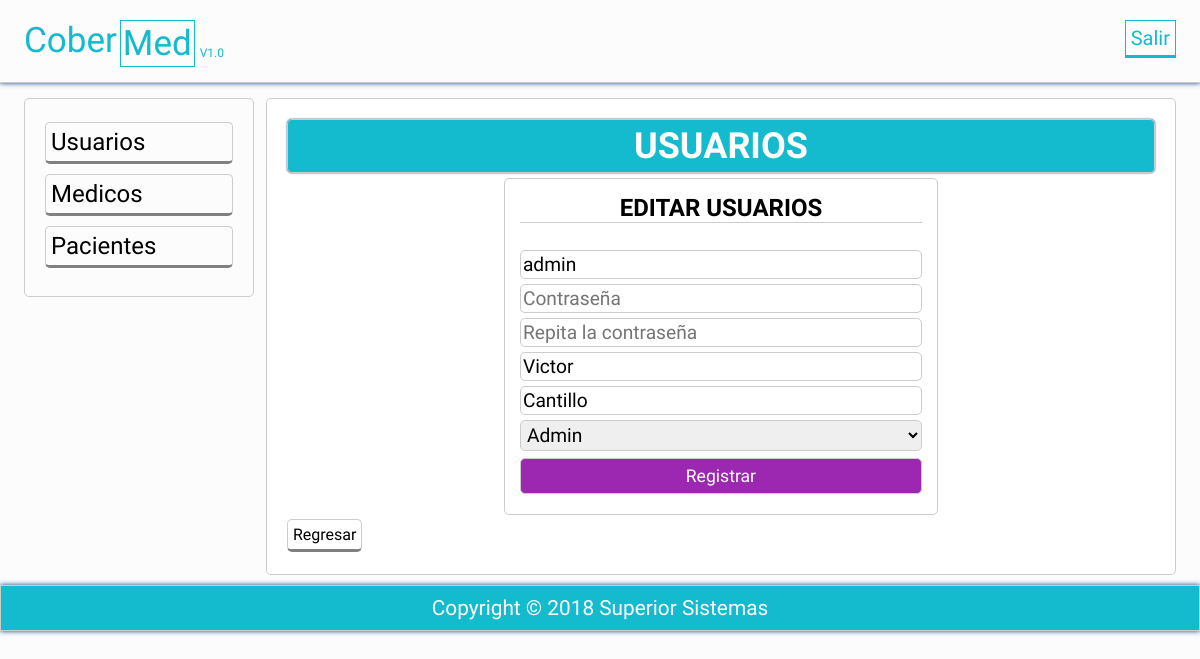
Screenshot of /actualizarusuario.php?id=1 (signed in) with the database file from the repository.
### tables this page shows
CREATE TABLE `usuarios` (
  `id` int(11) NOT NULL AUTO_INCREMENT,
  `usuario` varchar(20) NOT NULL,
  `pass` varchar(200) DEFAULT NULL,
  `nombres` varchar(50) NOT NULL,
  `apellidos` varchar(50) NOT NULL,
  `Roll` varchar(15) NOT NULL,
  PRIMARY KEY (`id`),
  UNIQUE KEY `usuario` (`usuario`)
);

### actualizarusuario.php (called while the page is built, shortened)
<?php session_start();
	require 'funciones.php';
	try{
		$conexion = new PDO('mysql:host=localhost;dbname=centromedico','root','');
	}catch(PDOException $e){
		echo "ERROR: " . $e->getMessge();
		die();
	}
	if($_SERVER['REQUEST_METHOD']=='POST'){
		$id = limpiarDatos($_POST['id']);
		$identificacion = limpiarDatos($_POST['identificacion']);
		$nombres = limpiarDatos($_POST['nombres']);
		$apellidos = limpiarDatos($_POST['apellidos']);
		$correo = limpiarDatos($_POST['correo']);
		$telefono = limpiarDatos($_POST['telefono']);
		$especialidad = limpiarDatos($_POST['especialidad']);
		$statement = $conexion->prepare(
		"UPDATE medicos
        SET medidentificacion = :identificacion,
		mednombres =:nombres,
		medapellidos =:apellidos,
		medEspecialidad =:especialidad,
		medtelefono =:telefono,
		medcorreo =:correo
		WHERE idMedico = :id");
		$statement ->execute(array(
        ':identificacion'=>$identificacion,
		':nombres'=>$nombres,
		':apellidos'=>$apellidos,
		':especialidad'=>$especialidad,
		':telefono'=>$telefono,
		':correo'=>$correo,
        ':id'=> $id
        ));
        header('Location: usuarios.php');
	}else{
		$id_usuario = id_numeros($_GET['id']);
		$user = obtenerUser_id($conexion,$id_usuario);
		$user =$user[0];
	}
	require 'vista/actualizarusuario.php';
?>

### funciones.php (called while the page is built, shortened)
<?php
	function limpiarDatos($datos){
		$datos = trim($datos);
		$datos = stripslashes($datos);
		$datos = htmlspecialchars($datos);
		return $datos;
	}
	function id_numeros($id){
		return (int)limpiarDatos($id);
	}
    function obtenerUser_id($conexion,$id){
        $resultado = $conexion->query("SELECT * FROM usuarios WHERE id = $id LIMIT 1");
		$resultado = $resultado->fetchall();
		return ($resultado) ? $resultado : false;
    }
?>

### vista/actualizarusuario.php (the view, shortened to what this page needs)
<?php include 'plantillas/header.php'; ?>
	<section class="main">
		<div class="wrapp">
			<?php include 'plantillas/nav.php'; ?>
				<article>
					<div class="mensaje">
						<h2>USUARIOS</h2>
					</div>
					<form action="<?php echo htmlspecialchars($_SERVER['PHP_SELF']) ?>" method="post">
                        <h2>EDITAR USUARIOS</h2><br/>
                        <input type="text" name="usuario" placeholder="Usuario" value="<?php echo $user['usuario'];?>" autofocus/>
                        <input type="text" name="password" placeholder="Contraseña"/>
                        <input type="text" name="password2" placeholder="Repita la contraseña"/>
                        <input type="text" name="nombres" placeholder="Nombres" value="<?php echo $user['nombres'];?>"/>
                        <input type="text" name="apellidos" placeholder="Apellidos" value="<?php echo $user['apellidos'];?>"/>
                        <select name="roll">
                            <option value="admin">Admin</option>
                        </select>
                        <input type="submit" value="Registrar" />
                     </form>
                    <a class="btn-regresar" href="usuarios.php">Regresar</a>
				</article>
	</section>
<?php include 'plantillas/footer.php'; ?>
</body>
</html>
</html>

### css/estilos.css (style rules this page uses)
* { -webkit-box-sizing: border-box; -moz-box-sizing: border-box; box-sizing: border-box; margin:0px; padding:0px; font-family: 'Antic', sans-serif; }
body { background: rgba(0,0,0,.01); color:#000; }
.wrapp { padding: 0% 2%; width:100%; margin:auto; overflow: hidden; }
.mensaje { background: #14BACE; padding:5px; color:#fff; border-radius:5px; text-align: center; font-size: 1.5em; margin-bottom: 5px; box-shadow: 0 0px 2px #013D82 !important; }
article a { display:block; font-weight: normal; }
article .btn-regresar { display:inline-block; border: 1px solid #ccc; border-bottom: 3px solid gray; color:black; font-weight: normal; }
article { margin: 10px 0px; margin-left:1%; float: left; width: 79%; padding:20px; background: rgb(255, 255, 255); border-radius:5px; }
article,aside, .mensaje { border:1px solid #ccc; }
form h2 { font-color: #000; }
form { max-width: 50%; margin: 2px auto; border:1px solid #ccc; padding: 15px; text-align: left; border-radius:5px; }
form input, form textarea, form select { border: 0; outline: 0; padding: 2px; -moz-border-radius: 5px; -webkit-border-radius: 5px; border-radius: 5px; width: 100%; border:1px solid #ccc; margin-bottom: 5px; font-size: 1.2em; }
form [type="submit"] { cursor: pointer; position: relative; display: inline-block; margin-top: 2px; padding: 0.40em 1.5em; background: #9C27B0; text-decoration: none; font-size: 1.1em; color: #FFF; width: 100%; text-align: center; }
.wrapp form h2 { margin-bottom: 8px; text-align: center; border-bottom:1px solid #ccc; }
article a { margin: 2px 0px; display:inline-block; padding: 5px; color: white; border-radius:5px; cursor:pointer; border-bottom: 3px solid rgba(0, 0, 0,.5); width:auto; text-decoration:none; text-align:center; position: relative; }
footer li,a { text-decoration: none; color: #fff; }

### rows the page displays
usuarios: usuario "admin", nombres "Victor", apellidos "Cantillo"
